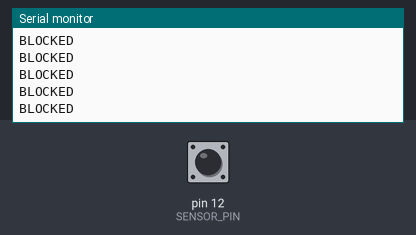
Recording of a sketch running on a simulated Arduino Uno, built with avr-gcc and run on an emulated ATmega328P. Shown: the last lines printed to the serial monitor. The test bench sets the inputs (shaded band); at power-on: pin 12 (SENSOR_PIN) HIGH.

Above: at 1.2 s.
1.3 s: pin 12 (SENSOR_PIN) driven LOW
At 2.3 s:
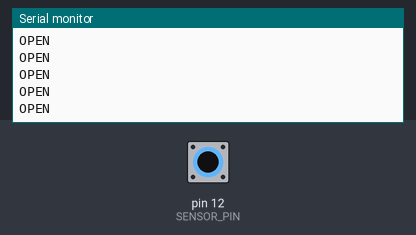
6.2 s: pin 12 (SENSOR_PIN) driven HIGH
At 6.7 s:
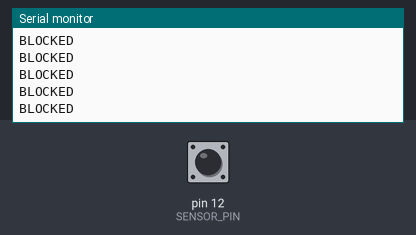
9.2 s: pin 12 (SENSOR_PIN) driven LOW
At 10.0 s:
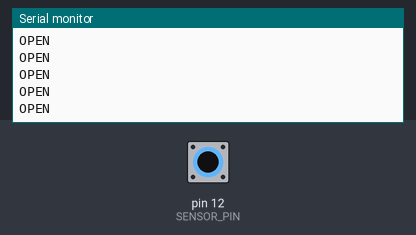
12.2 s: pin 12 (SENSOR_PIN) driven HIGH
At 12.9 s:
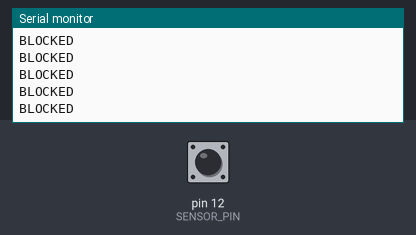

Measured:
- after the input at 1.3 s, the serial monitor: prints a new line after 0.08 s (image 1)
- after the input at 6.2 s, the serial monitor: prints a new line after 0.07 s (image 2)

The sketch:

slot_sensor.ino
```cpp
const int SENSOR_PIN = 12;

void setup() {
  Serial.begin(9600);
  pinMode(SENSOR_PIN, INPUT_PULLUP);
}

void loop() {
  if (digitalRead(SENSOR_PIN) == HIGH) {
    Serial.println("BLOCKED");
  } else {
    Serial.println("OPEN");
  }
}
```
